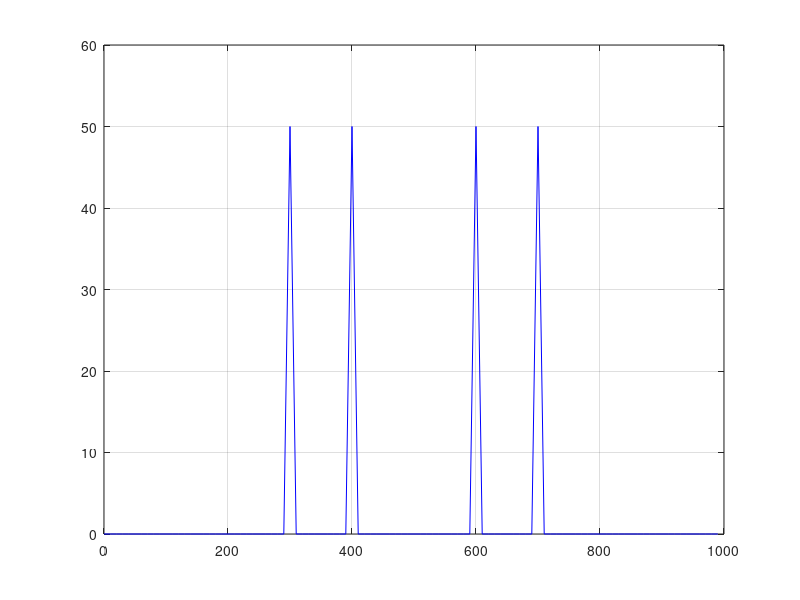

Write MATLAB code to recreate this figure.
%Aliasing w dft
clc; clear; close all;
dt=0.00001;
f0=400;
f1=700;
fs=1000;
N=100;
t=0:dt:(N)/fs;
s=sin(2*pi*f0*t)+sin(2*pi*f1*t);

n=0:N-1;
ts=n/fs;
x=sin(2*pi*f0*ts)+sin(2*pi*f1*ts);
f=n*fs/N;

X=fft(x);
figure(1)
    plot(f,abs(X),'b-');hold on; grid on;